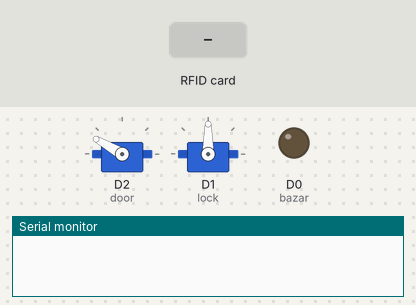
A sketch run on a simulated ESP8266 (NodeMCU). Parts: 2 × servo, output pins drawn as LEDs (lit = HIGH), the last lines printed to the serial monitor. The test bench sets the inputs (shaded band).

Above: at 1.2 s.
1.3 s: RFID card 5E 7A 19 C4 held to the reader
At 1.6 s:
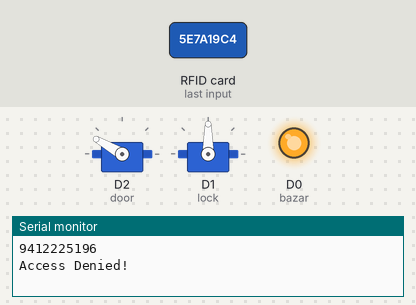
Timing chart, 0 to 4.3 s (numbered marks = the images above; inputs shaded):
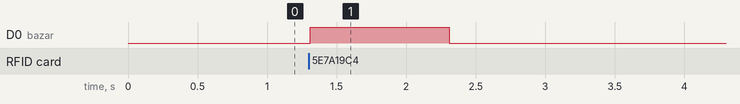

Measured:
- after the input at 1.3 s, D0 (bazar): LOW → HIGH at once, → LOW 1.0 s later

The sketch:

DorrControllerFinal.ino
```cpp
/* Read RFID Tag with RC522 RFID Reader
    Made by miliohm.com
*/

#include <SPI.h>
#include <MFRC522.h>
#include <Servo.h>
constexpr uint8_t RST_PIN = D3;     // Configurable, see typical pin layout above
constexpr uint8_t SS_PIN = D4;     // Configurable, see typical pin layout above

MFRC522 rfid(SS_PIN, RST_PIN); // Instance of the class
MFRC522::MIFARE_Key key;

String tag;


Servo door;
Servo lock;
#define bazar D0
void setup() {
  Serial.begin(9600);
  SPI.begin(); // Init SPI bus
  rfid.PCD_Init(); // Init MFRC522

  door.attach(D2); //S1
  lock.attach(D1); //S2
  door.write(150);
  lock.write(90);
  pinMode(bazar, OUTPUT);
  digitalWrite(bazar, LOW);

}

void loop() {
  if ( ! rfid.PICC_IsNewCardPresent())
    return;
  if (rfid.PICC_ReadCardSerial()) {
    for (byte i = 0; i < 4; i++) {
      tag += rfid.uid.uidByte[i];
    }
    Serial.println(tag);
    if (tag == "16121110627"||tag == "19323414225") {
      Serial.println("Access Granted!");
      delay(100);
      lock.write(0);
      Serial.println("Lock Open");
      delay(1000);
      door.write(0);
      Serial.println("Door Open");

      delay(5000);
    } else {
      Serial.println("Access Denied!");
      digitalWrite(bazar, HIGH); // Send 1KHz sound signal...
      delay(1000);        // ...for 1 sec
      digitalWrite(bazar, LOW);    // Stop sound...
      delay(100);
    }
    tag = "";
    rfid.PICC_HaltA();
    rfid.PCD_StopCrypto1();
  }

       door.write(150);
        Serial.println("Lock Close");
        delay(1500);
        Serial.println("Door Close");
        lock.write(90);
}
```
